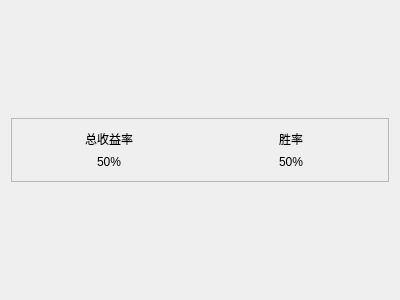
<?xml version="1.0" encoding="UTF-8"?>
<ui version="4.0">
 <class>IncomeChartWidget</class>
 <widget class="QWidget" name="IncomeChartWidget">
  <property name="geometry">
   <rect>
    <x>0</x>
    <y>0</y>
    <width>400</width>
    <height>300</height>
   </rect>
  </property>
  <property name="windowTitle">
   <string>Form</string>
  </property>
  <layout class="QVBoxLayout" name="verticalLayout_2">
   <item>
    <layout class="QVBoxLayout" name="verticalLayout_chart"/>
   </item>
   <item>
    <widget class="QFrame" name="frame_income">
     <property name="minimumSize">
      <size>
       <width>0</width>
       <height>64</height>
      </size>
     </property>
     <property name="maximumSize">
      <size>
       <width>16777215</width>
       <height>64</height>
      </size>
     </property>
     <property name="frameShape">
      <enum>QFrame::StyledPanel</enum>
     </property>
     <property name="frameShadow">
      <enum>QFrame::Raised</enum>
     </property>
     <layout class="QHBoxLayout" name="horizontalLayout">
      <item>
       <layout class="QVBoxLayout" name="verticalLayout">
        <property name="spacing">
         <number>2</number>
        </property>
        <item>
         <widget class="QLabel" name="label_title_total_yield">
          <property name="text">
           <string>总收益率</string>
          </property>
          <property name="alignment">
           <set>Qt::AlignCenter</set>
          </property>
         </widget>
        </item>
        <item>
         <widget class="QLabel" name="label_total_yield">
          <property name="text">
           <string>50%</string>
          </property>
          <property name="alignment">
           <set>Qt::AlignCenter</set>
          </property>
         </widget>
        </item>
       </layout>
      </item>
      <item>
       <layout class="QVBoxLayout" name="verticalLayout_3">
        <property name="spacing">
         <number>2</number>
        </property>
        <item>
         <widget class="QLabel" name="label_title_win_rate">
          <property name="text">
           <string>胜率</string>
          </property>
          <property name="alignment">
           <set>Qt::AlignCenter</set>
          </property>
         </widget>
        </item>
        <item>
         <widget class="QLabel" name="label_win_rate">
          <property name="text">
           <string>50%</string>
          </property>
          <property name="alignment">
           <set>Qt::AlignCenter</set>
          </property>
         </widget>
        </item>
       </layout>
      </item>
     </layout>
    </widget>
   </item>
  </layout>
 </widget>
 <resources/>
 <connections/>
</ui>
